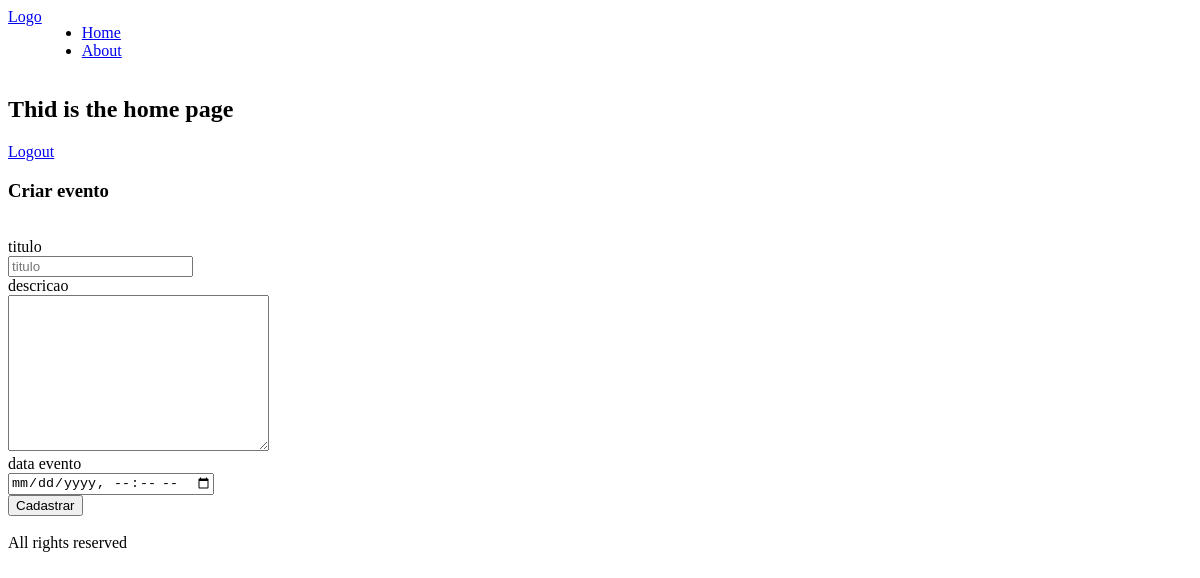
The app's page / (signed in), older data.
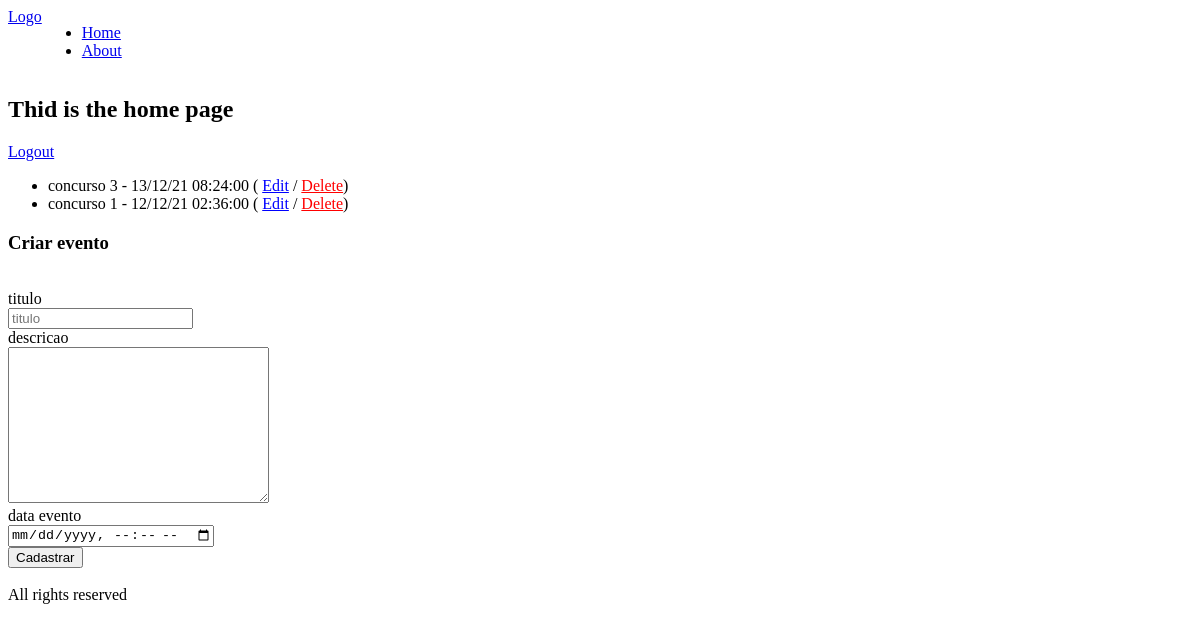
The same page, newer data.
### django_app/models.py (models this page shows, shortened)
class Evento(models.Model):
    titulo = models.CharField(max_length=100, blank=False, null=False)
    descricao = models.TextField(blank=True, null=True)
    data_evento = models.DateTimeField(null=False)
    data_criacao = models.DateTimeField(auto_now_add=True)
    usuario = models.ForeignKey(User, on_delete=models.CASCADE)
    class Meta:
        db_table = 'evento'
    def get_data_evento(self):
        return self.data_evento.strftime('%d/%m/%y %H:%M:%S')

### django_app/views.py (the view)
# urls.py: path('', views.index),
@login_required(login_url="/login/")
def index(request):
    id_evento = request.GET.get('id')
    current_evento = {
        "evento": {}
    }
    if id_evento:
        current_evento["evento"] = Evento.objects.get(id=id_evento)
    data_actual = datetime.now() - timedelta(hours=1)
    usuario = request.user
    evento_of_user = Evento.objects.filter(usuario=usuario, data_evento__gt=data_actual)
    return render(request, 'pages/home.html', {
        "evento": evento_of_user,
        "current_evento": current_evento["evento"]
    })

### templates/pages/home.html (shortened to what this page needs)
{% extends '../index.html' %} {% block content %}
<h2>Thid is the home page</h2>
<a href="/logout">Logout</a>
<ul>
  {% for data in evento %}
  <li>
    {{data.titulo}} - {{ data.get_data_evento }} (
    <a href="?id={{data.id}}" style="color: blue">Edit</a>
    /
    <a href="detelar/{{data.id}}" style="color: red">Delete</a>)
  </li>
  {% endfor %}
</ul>
<h3>Criar evento</h3>
<br />
<form action="criar" method="post">
  <label>titulo</label><br />
  <input
    type="text"
    name="titulo"
    placeholder="titulo"
    value="{{current_evento.titulo}}"
  /><br />
  <label>descricao</label><br />
  <textarea name="descricao" cols="30" rows="10">
  {{current_evento.descricao}}
  </textarea>
  <br />
  <label>data evento</label><br />
  <input
    type="datetime-local"
    name="data_evento"
    value="{{current_evento.get_data_input_event}}"
  /><br />
  <button type="submit">Cadastrar</button>
  <br />
  <br />
</form>
 {% endblock content %}

### templates/index.html (shortened to what this page needs)
<!DOCTYPE html>
<html lang="en">
  <head>
  </head>
  <body>
    {% include  'shared/header.html' %}
    {% block content %}{% endblock content %}
    {% include  'shared/footer.html' %}
  </body>
</html>

### templates/shared/header.html
<header style="display:flex;">
  <a href="#">Logo</a>
  <nav>
    <ul>
      <li><a href="#">Home</a></li>
      <li><a href="#">About</a></li>
    </ul>
  </nav>
</header>

### templates/shared/footer.html
<footer>
  <span> All rights reserved</span>
</footer>

Row changes from the older to the newer data that the page shows:
now on this page (row edited): Evento: titulo "concurso 3", get_data_evento "13/12/21 08:24:00"
added Evento: titulo "concurso 1", get_data_evento "12/12/21 02:36:00"
